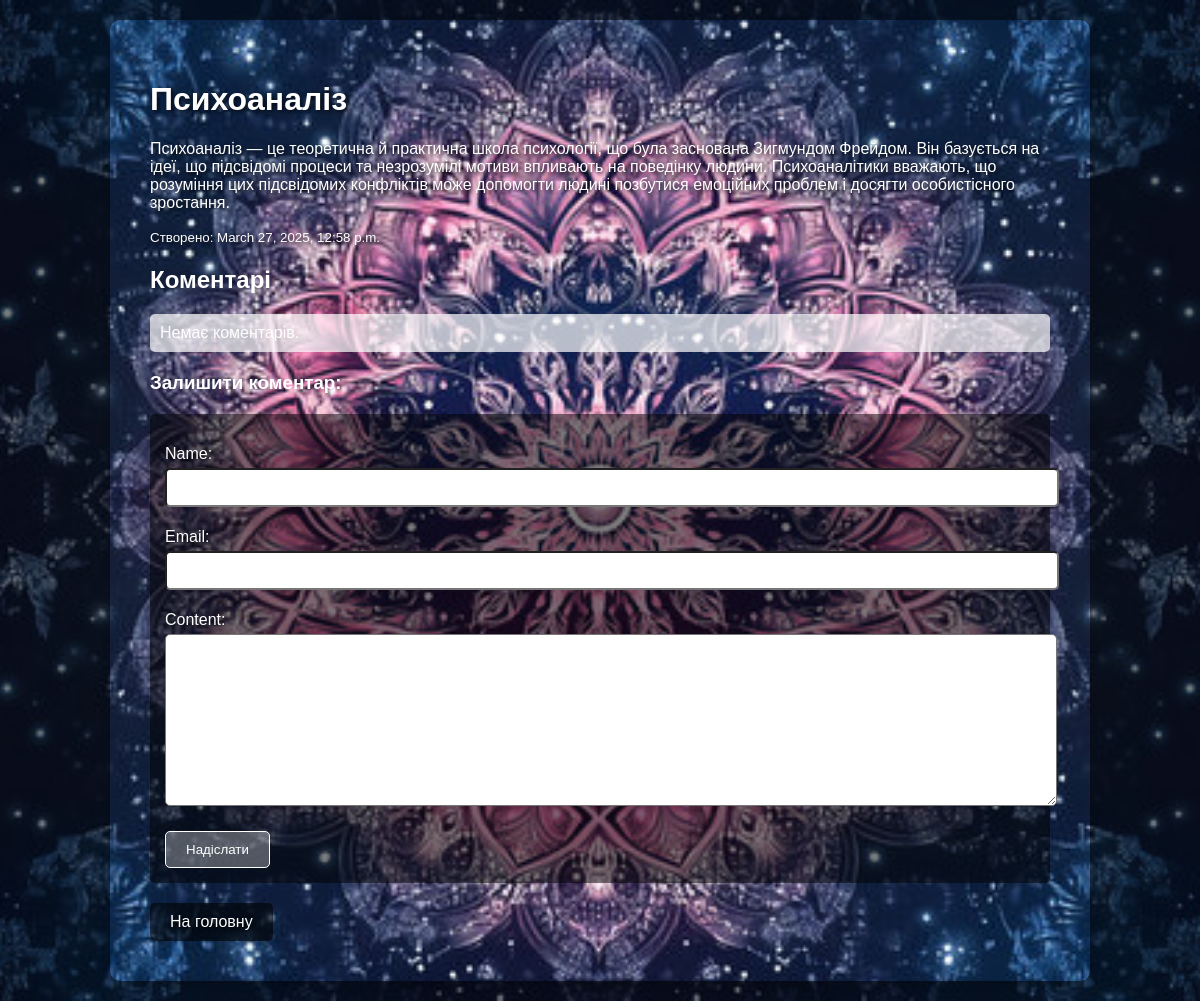
Screenshot of /post/Psychology_4/ with the database file from the repository.
### mainapp/models.py (models this page shows, shortened)
class Post(models.Model):
    title = models.CharField(max_length=200)
    slug = models.SlugField(unique=True)
    content = models.TextField()
    created_at = models.DateTimeField(auto_now_add=True)
    category = models.ForeignKey(Category, on_delete=models.SET_NULL, null=True, blank=True)  # Додаємо категорію

### mainapp/views.py (the view)
# urls.py: path('post/<slug:slug>/', views.post_detail, name='post_detail'),
def post_detail(request, slug):
    post = get_object_or_404(Post, slug=slug)
    comments = post.comments.all()  # Отримуємо всі коментарі до цієї статті
    if request.method == 'POST':
        form = CommentForm(request.POST)
        if form.is_valid():
            comment = form.save(commit=False)
            comment.post = post  # Прив'язуємо коментар до статті
            comment.save()
            return redirect('post_detail', slug=post.slug)  # Перенаправляємо назад на сторінку статті
    else:
        form = CommentForm()
    return render(request, 'mainapp/post_detail.html', {'post': post, 'comments': comments, 'form': form})

### mainapp/forms.py
class CommentForm(forms.ModelForm):
    class Meta:
        model = Comment
        fields = ['name', 'email', 'content']

### mainapp/templates/mainapp/post_detail.html (shortened to what this page needs)
{% load static %}
<!DOCTYPE html>
<html lang="en">
<head>
    <link rel="stylesheet" href="{% static 'css/styles.css' %}">
</head>
<body>
    <div class="post-container">
        <h1>{{ post.title }}</h1>
        <p>{{ post.content }}</p>
        <small>Створено: {{ post.created_at }}</small>
        <h2>Коментарі</h2>
        <ul>
            {% for comment in comments %}
                <li>
                    <strong>{{ comment.name }}</strong> ({{ comment.created_at }})
                    <p>{{ comment.content }}</p>
                </li>
            {% empty %}
                <li>Немає коментарів.</li>
            {% endfor %}
        </ul>
        <h3>Залишити коментар:</h3>
        <form method="post">
            {{ form.as_p }}
            <button type="submit">Надіслати</button>
        </form>
        <a href="/">На головну</a>
    </div>
</body>
</html>

### mainapp/static/css/styles.css (style rules this page uses)
body { background: url('/static/images/Mandala.jpg') no-repeat center center fixed; background-size: cover; position: relative; color: white; font-family: Arial, sans-serif; }
body::before { content: ""; position: fixed; top: 0; left: 0; width: 100%; height: 100%; background: rgba(0, 0, 0, 0.5); z-index: -1; }
h1, p, a { text-shadow: 2px 2px 4px rgba(0, 0, 0, 0.7); }
button { background: rgba(255, 255, 255, 0.3); color: white; border: 1px solid white; padding: 10px 20px; border-radius: 5px; cursor: pointer; transition: background 0.3s ease-in-out; }
.post-container { background: url('/static/images/Mandala.jpg') no-repeat center center fixed; background-size: cover; color: white; padding: 40px; border-radius: 10px; box-shadow: 0 4px 8px rgba(0, 0, 0, 0.2); margin: 20px; max-width: 900px; margin-left: auto; margin-right: auto; }
.post-container h1, .post-container p, .post-container small { text-shadow: 2px 2px 4px rgba(0, 0, 0, 0.7); }
.post-container ul { list-style-type: none; padding: 0; }
.post-container li { margin-bottom: 20px; padding: 10px; background: rgba(255, 255, 255, 0.7); border-radius: 5px; }
form { margin-top: 20px; padding: 15px; background: rgba(0, 0, 0, 0.5); border-radius: 5px; }
form input, form textarea { width: 100%; padding: 10px; border-radius: 5px; margin: 5px 0; }
a { color: #fff; text-decoration: none; background-color: rgba(0, 0, 0, 0.6); padding: 10px 20px; border-radius: 5px; display: inline-block; margin-top: 20px; }

### rows the page displays
Post: title "Психоаналіз", content "Психоаналіз — це теоретична й практична школа психології, що була заснована Зигмундом Фрейдом. Він базується на ідеї, що підсвідомі процеси та незрозумілі мотиви впливають на поведінку людини. Психоаналітики вважають, що розуміння цих підсвідомих конфліктів може допомогти людині позбутися емоційних проблем і досягти особистісного зростання.", created_at "March 27, 2025, 12:58 p.m."
